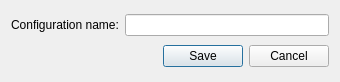
<?xml version="1.0" encoding="UTF-8"?>
<ui version="4.0">
 <class>addconfig</class>
 <widget class="QDialog" name="addconfig">
  <property name="geometry">
   <rect>
    <x>0</x>
    <y>0</y>
    <width>340</width>
    <height>82</height>
   </rect>
  </property>
  <property name="windowTitle">
   <string>Dialog</string>
  </property>
  <layout class="QVBoxLayout" name="verticalLayout">
   <item>
    <layout class="QHBoxLayout" name="horizontalLayout">
     <item>
      <widget class="QLabel" name="cfgname_label">
       <property name="text">
        <string>Configuration name:</string>
       </property>
      </widget>
     </item>
     <item>
      <widget class="QLineEdit" name="name_lineedit"/>
     </item>
    </layout>
   </item>
   <item>
    <widget class="QDialogButtonBox" name="buttonBox">
     <property name="orientation">
      <enum>Qt::Horizontal</enum>
     </property>
     <property name="standardButtons">
      <set>QDialogButtonBox::Cancel|QDialogButtonBox::Save</set>
     </property>
    </widget>
   </item>
  </layout>
 </widget>
 <resources/>
 <connections>
  <connection>
   <sender>buttonBox</sender>
   <signal>accepted()</signal>
   <receiver>addconfig</receiver>
   <slot>accept()</slot>
   <hints>
    <hint type="sourcelabel">
     <x>248</x>
     <y>254</y>
    </hint>
    <hint type="destinationlabel">
     <x>157</x>
     <y>274</y>
    </hint>
   </hints>
  </connection>
  <connection>
   <sender>buttonBox</sender>
   <signal>rejected()</signal>
   <receiver>addconfig</receiver>
   <slot>reject()</slot>
   <hints>
    <hint type="sourcelabel">
     <x>316</x>
     <y>260</y>
    </hint>
    <hint type="destinationlabel">
     <x>286</x>
     <y>274</y>
    </hint>
   </hints>
  </connection>
 </connections>
</ui>
